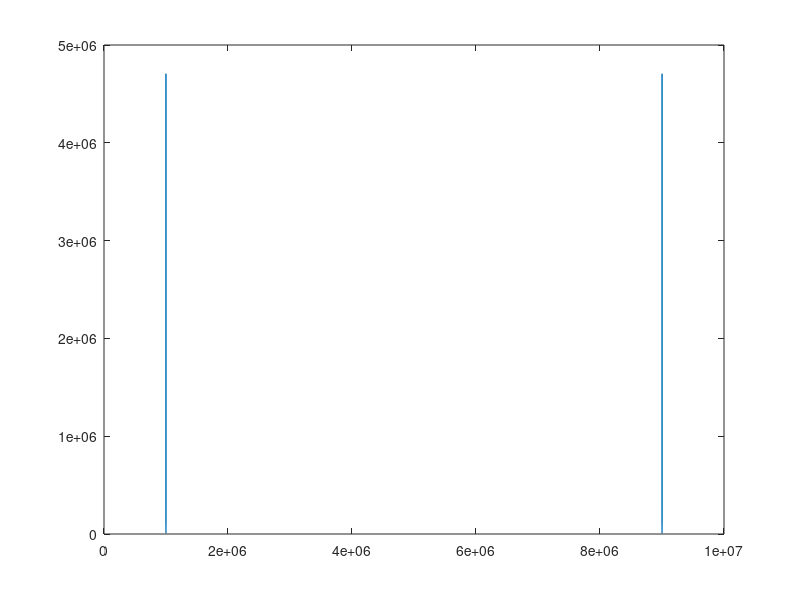

The MATLAB script that drew this image:

clc
clear all
close all

totallength = 10e6;

f0 = 10000;
fs = 100000;
t = 0:1/fs:(totallength-1)/fs;
carrier = sin(2*pi*f0*t);
% carrier_fft = abs(fft(carrier));
% figure;plot(carrier_fft);
% [a,b] = max(carrier_fft(1:length(carrier_fft)/2))

carrier1 = resample(carrier,100090,100000);
carrier1 = carrier1(1:length(carrier));
carrier1_fft = abs(fft(carrier1));
figure;plot(carrier1_fft);
[a,b] = max(carrier1_fft(1:length(carrier1_fft)/2))


